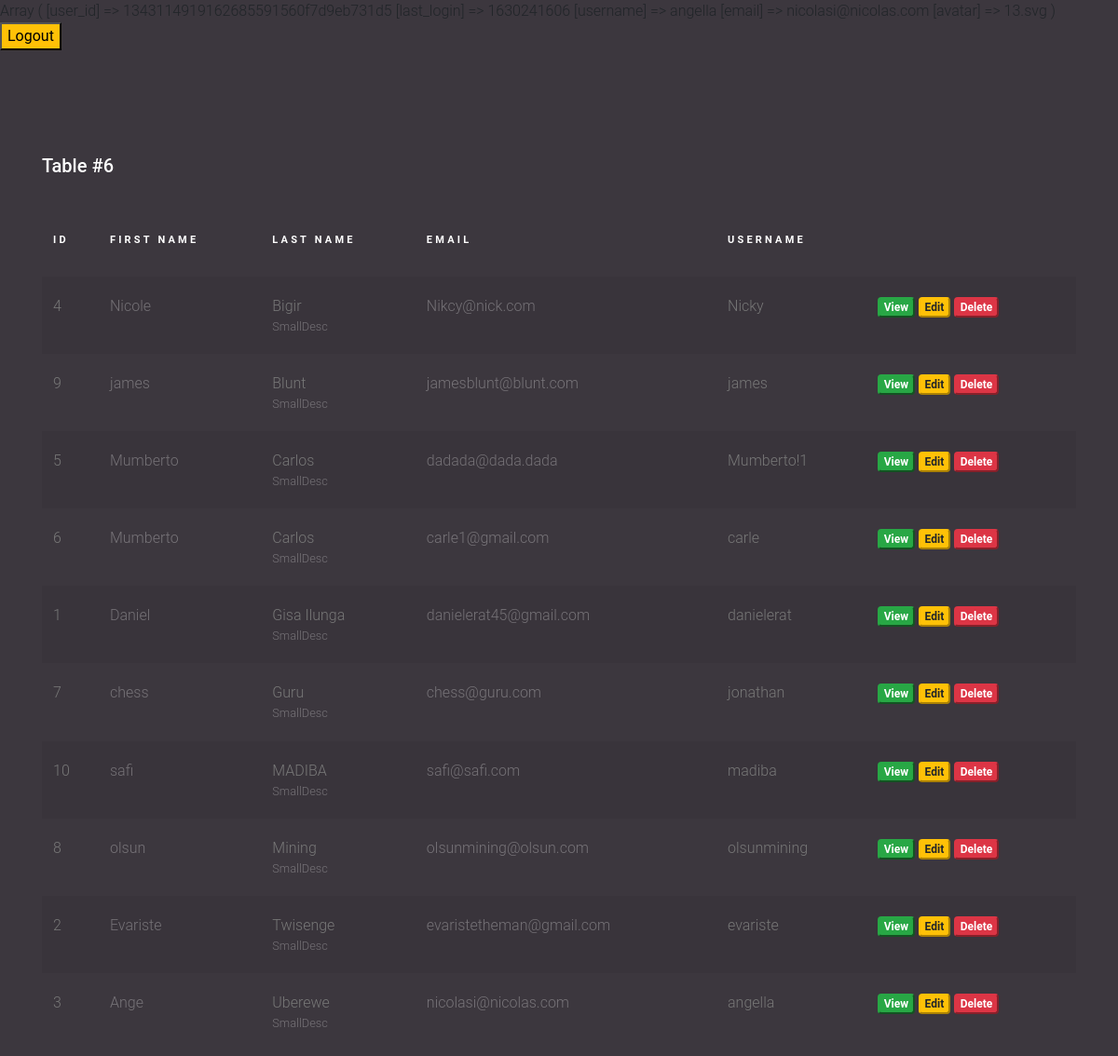
The app's page /private/index.php (signed in), older data.
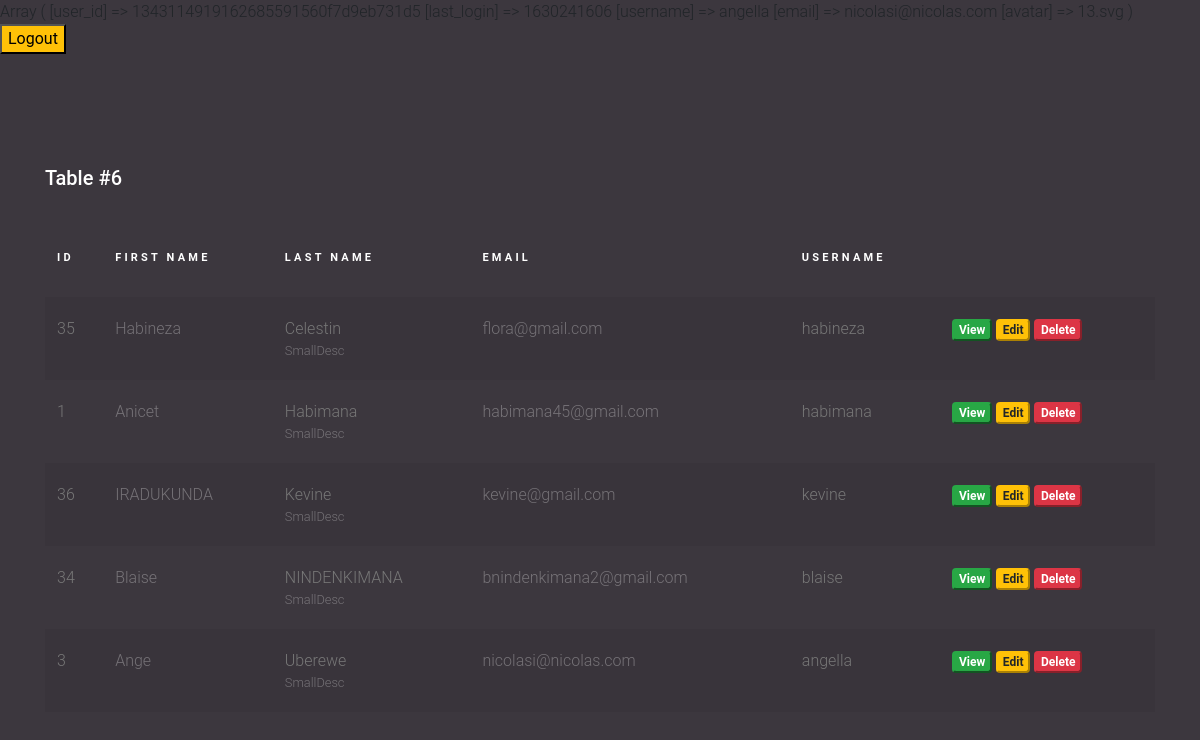
The same page, newer data.
### tables this page shows
CREATE TABLE `users` (
  `user_id` int(11) NOT NULL,
  `unique_id` varchar(255) NOT NULL,
  `first_name` varchar(255) NOT NULL,
  `last_name` varchar(255) NOT NULL,
  `username` varchar(255) NOT NULL,
  `email` varchar(255) NOT NULL,
  `hashed_password` varchar(255) NOT NULL,
  `avatar` varchar(255) NOT NULL
);

### private/query_functions.php (called while the page is built, shortened)
<?php
function find_all_admins()
{
    global $db;
    $sql = "SELECT * from users ";
    $sql .= "ORDER BY last_name ASC, first_name ASC";
    $result = mysqli_query($db, $sql);
    return $result;
}

### private/functions.php (called while the page is built, shortened)
<?php
function u($string = "")
{
    return urlencode($string);
}
function h($string = "")
{
    return htmlspecialchars($string);
}

### private/index.php (the view, shortened to what this page needs)
<?php
$admin_set = find_all_admins();
require_once("header.php");
print_r($_SESSION);
?>
        <body>
        <a href="logout.php"> <button class="bg-warning">Logout</button></a>
        <div class="content">
            <div class="container">
                <h2 class="mb-5">Table #6</h2>
                <div class="table-responsive">
                    <table class="table table-striped custom-table">
                        <thead>
                        <tr>
                            <th scope="col">Id</th>
                            <th scope="col">First Name</th>
                            <th scope="col">Last Name</th>
                            <th scope="col">Email</th>
                            <th scope="col">Username</th>
                            <th scope="col"></th>
                        </tr>
                        </thead>
                        <tbody>
                            <?php while($admin = mysqli_fetch_assoc($admin_set)) { ?>
                                <tr scope="row" class="<?php echo "Row_".h($admin['user_id']);?>">
                                <td>
                                <?php echo h($admin['user_id']); ?>
                            </td>
                            <td>
                                <a href="#"><?php echo h($admin['first_name']); ?></a>
                            </td>
                            <td>
                                <?php echo h($admin['last_name']); ?>
                                <small class="d-block">SmallDesc</small>
                            </td>
                            <td>  <a href="#"><?php echo h($admin['email']); ?> </a></td>
                            <td><?php echo h($admin['username']); ?></td>
                            <td>
                                <a class="action" href="<?php echo 'show.php?user_id=' . h(u($admin['user_id'])); ?>"><button class="btn-success view badge">View</button></a>
                                <a class="action" href="<?php echo 'edit.php?user_id=' . h(u($admin['user_id'])); ?>"><button class="btn-warning badge">Edit</button></a>
                                <button class="btn-danger delete badge " value="<?php echo h($admin['user_id']); ?>">Delete</button>
                            </td>
                            </tr>
                            <?php } ?>
                        </tbody>
                    </table>
                </div>
            </div>
        </div>
        </body>
        </html>

### private/header.php (shortened to what this page needs)
<!DOCTYPE html>
<html lang="en">
<head>
    <link rel="stylesheet" href="<?php echo $boot_strap_file ?? "assets/fonts/material-icon/css/material-design-iconic-font.min.css";?>">
     <link rel="stylesheet" href="../assets/css/bootstrap.min.css">
    <link rel="stylesheet" href="../assets/css/animate.min.css">
    <link rel="stylesheet" href="../assets/sweetalert2/dist/sweetalert2.min.css">
    <link rel="stylesheet" href="../assets/css/table.css">
</head>
<body>

### assets/css/table.css (style rules this page uses)
body { font-family: "Roboto", -apple-system, BlinkMacSystemFont, "Segoe UI", Roboto, "Helvetica Neue", Arial, "Noto Sans", sans-serif, "Apple Color Emoji", "Segoe UI Emoji", "Segoe UI Symbol", "Noto Color Emoji"; background-color: #3c373e; font-weight: 300; }
h1, h2, h3, h4, h5, h6, .h1, .h2, .h3, .h4, .h5, .h6 { font-family: "Roboto", -apple-system, BlinkMacSystemFont, "Segoe UI", Roboto, "Helvetica Neue", Arial, "Noto Sans", sans-serif, "Apple Color Emoji", "Segoe UI Emoji", "Segoe UI Symbol", "Noto Color Emoji"; }
a { -webkit-transition: .3s all ease; -o-transition: .3s all ease; transition: .3s all ease; }
a, a:hover { text-decoration: none !important; }
.content { padding: 7rem 0; }
h2 { font-size: 20px; color: #fff; }
.custom-table { min-width: 900px; }
.custom-table thead tr, .custom-table thead th { padding-bottom: 30px; border-top: none; border-bottom: none !important; color: #fff; font-size: 11px; text-transform: uppercase; letter-spacing: .2rem; }
.custom-table tbody th, .custom-table tbody td { color: #777; font-weight: 400; padding-bottom: 20px; padding-top: 20px; font-weight: 300; border: none; -webkit-transition: .3s all ease; -o-transition: .3s all ease; transition: .3s all ease; }
.custom-table tbody th small, .custom-table tbody td small { color: rgba(255, 255, 255, 0.3); font-weight: 300; }
.custom-table tbody th a, .custom-table tbody td a { color: rgba(255, 255, 255, 0.3); }
.custom-table tbody tr { -webkit-transition: .3s all ease; -o-transition: .3s all ease; transition: .3s all ease; }

Row changes from the older to the newer data that the page shows:
removed users: user_id "4", first_name "Nicole", last_name "Bigir", email "Nikcy@nick.com", username "Nicky"
removed users: user_id "9", first_name "james", last_name "Blunt", email "jamesblunt@blunt.com", username "james"
removed users: user_id "5", first_name "Mumberto", last_name "Carlos", email "dadada@dada.dada", username "Mumberto!1"
removed users: user_id "6", first_name "Mumberto", last_name "Carlos", email "carle1@gmail.com", username "carle"
removed users: user_id "7", first_name "chess", last_name "Guru", email "chess@guru.com", username "jonathan"
removed users: user_id "10", first_name "safi", last_name "MADIBA", email "safi@safi.com", username "madiba"
removed users: user_id "8", first_name "olsun", last_name "Mining", email "olsunmining@olsun.com", username "olsunmining"
removed users: user_id "2", first_name "Evariste", last_name "Twisenge", email "evaristetheman@gmail.com", username "evariste"
added users: user_id "35", first_name "Habineza", last_name "Celestin", email "flora@gmail.com", username "habineza"
changed users id 1: first_name "Daniel" → "Anicet"; last_name "Gisa Ilunga" → "Habimana"; email "danielerat45@gmail.com" → "habimana45@gmail.com"; username "danielerat" → "habimana"
added users: user_id "36", first_name "IRADUKUNDA", last_name "Kevine", email "kevine@gmail.com", username "kevine"
added users: user_id "34", first_name "Blaise", last_name "NINDENKIMANA", email "bnindenkimana2@gmail.com", username "blaise"
